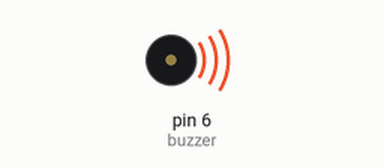
This sketch was run on a simulated Arduino Uno, built with avr-gcc and run on an emulated ATmega328P. Shown: buzzer (waves = sounding).

Above: at 0.1 s.
Timing chart, 0 to 1.6 s (numbered marks = the images above):
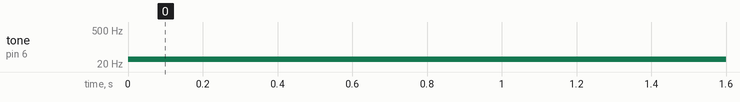

The sketch:

ouch.ino
```cpp
int buzzer = 6;

void setup() {
  // put your setup code here, to run once:

}

void loop() {
  tone(buzzer, 32);
}
```

Measured:
- by itself, tone on pin 6 (buzzer): silent → 32 Hz at 0.00 s
